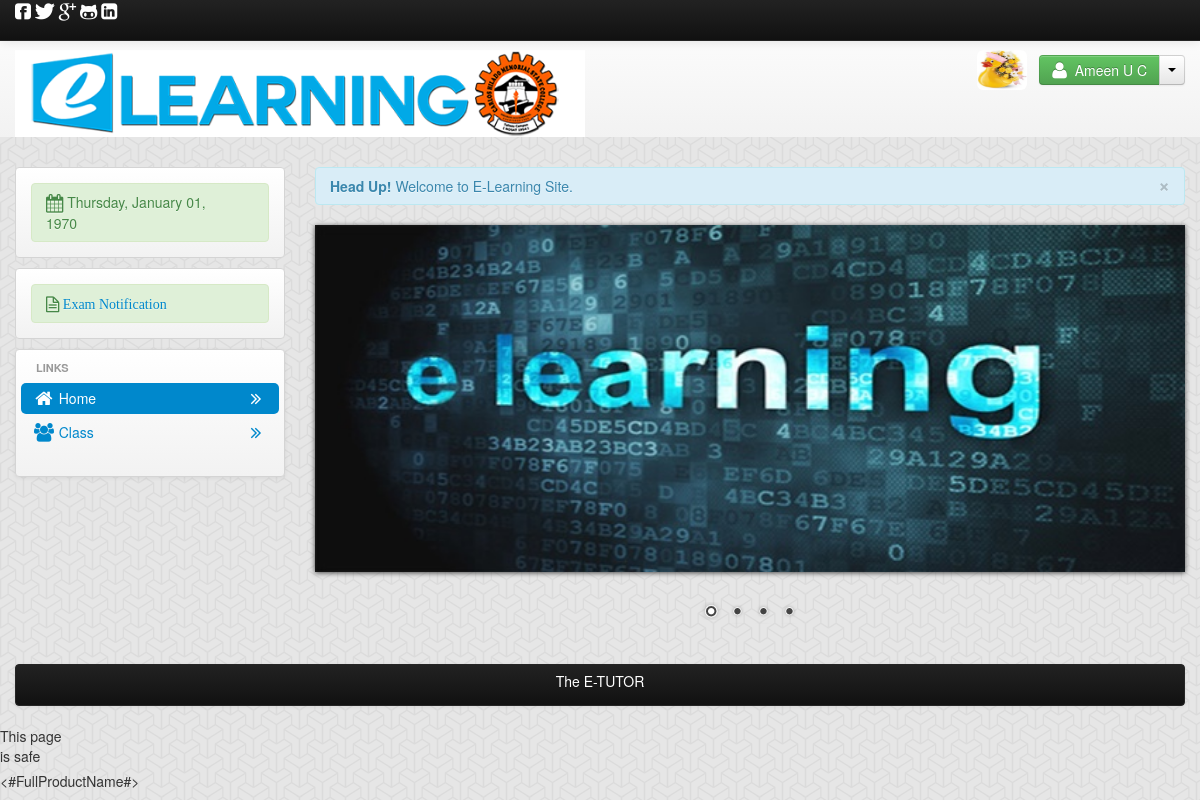
The app's page /student_home.php (signed in) with its own data.
### tables this page shows
CREATE TABLE `tbl_student` (
  `student_id` int(11) NOT NULL AUTO_INCREMENT,
  `fullname` varchar(150) NOT NULL,
  `dept_id` int(11) NOT NULL,
  `course_id` varchar(11) NOT NULL,
  `username` varchar(150) NOT NULL,
  `password` varchar(10) NOT NULL,
  `gender` varchar(150) NOT NULL,
  `email` varchar(150) NOT NULL,
  `contactno` varchar(150) NOT NULL,
  `city` varchar(150) NOT NULL,
  `image` varchar(200) NOT NULL,
  `due` varchar(10) NOT NULL,
  `status` int(11) NOT NULL,
  PRIMARY KEY (`student_id`)
);

### session.php (called while the page is built, shortened)
<?php
$session_id=$_SESSION['id'];
?>

### navhead_student.php (the view, shortened to what this page needs)
<div class="row-fluid">
    <div class="span12">
        <div class="navbar navbar-fixed-top navbar-inverse">
            <div class="navbar-inner">
                <div class="container">
                    <div class="nav-collapse collapse">
                       <i class="icon-facebook-sign icon-large" id="color_white"></i>
                        <i class="icon-twitter icon-large" id="color_white"></i>
                        <i class="icon-google-plus icon-large" id="color_white"></i>
                        <i class="icon-github-alt icon-large" id="color_white"></i>
                        <i class="icon-linkedin-sign icon-large" id="color_white"></i>
                    </div>
                </div>
            </div>
        </div>
        <div class="hero-unit-header">
            <div class="container">
                <div class="row-fluid">
                    <div class="span12">
                        <div class="row-fluid">
                            <div class="span6">
                             <img src="admin/images/head.png">
                            </div>
                            <div class="span6">
                                <div class="pull-right">
                                    <?php
                                    $student_query=mysql_query("select * from tbl_student where student_id='$session_id'")or die(mysql_error());
                                    $student_row=  mysql_fetch_array($student_query);
                                    ?>
                                     <img  src="admin/<?php echo $student_row['image']; ?>"  class="img img-rounded" id="picture">
                                    <div class="btn-group">
                                        <button class="btn btn-success"><i class="icon-user icon-large"></i>&nbsp; <?php echo $student_row['fullname']; ?></button>
                                        <button class="btn dropdown-toggle" data-toggle="dropdown">
                                            <span class="caret"></span>
                                        </button>
                                    </div>
                                </div>
                            </div>
                        </div>
                    </div>
                </div>
            </div>
        </div>

### records on screen
tbl_student: image (picture), fullname "Ameen U C"
